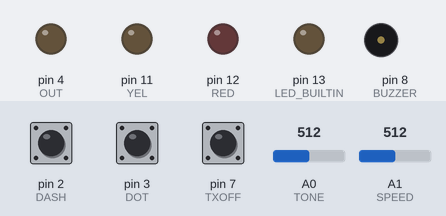
Recording of a sketch running on a simulated Arduino Nano, built with avr-gcc and run on an emulated ATmega328P. Shown: output pins drawn as LEDs (lit = HIGH), buzzer (waves = sounding). Inputs (shaded band) come from the test bench; at power-on: pin 2 (DASH) HIGH, pin 3 (DOT) HIGH, pin 7 (TXOFF) HIGH, A0 (TONE) = 512, A1 (SPEED) = 512. Pins used as bus, display or sensor lines are not drawn.

Above: at 1.2 s.
1.3 s: pin 2 (DASH) pulled LOW for 0.15 s
At 2.1 s:
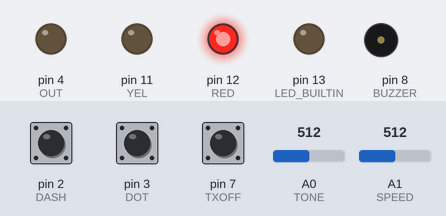
3.7 s: pin 3 (DOT) pulled LOW for 0.15 s
At 5.9 s:
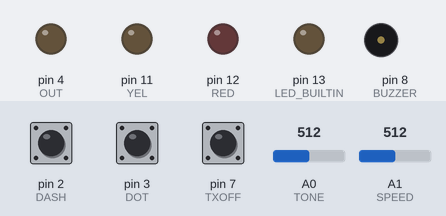
6.7 s: pin 3 (DOT) pulled LOW for 1 s
At 8.3 s:
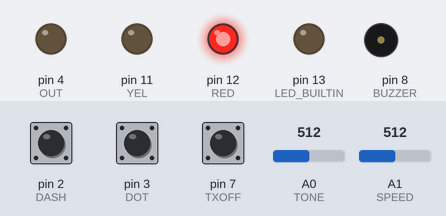
9.7 s: pin 3 (DOT) pulled LOW for 3.2 s
At 14.5 s:
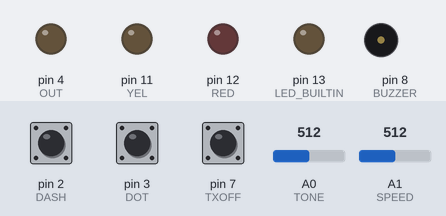
Timing chart, 0 to 15.4 s (numbered marks = the images above; inputs shaded):
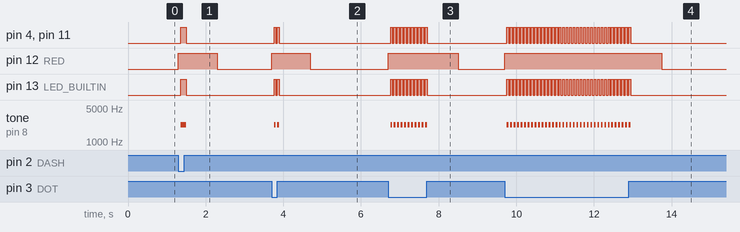

Measured:
- after the input at 1.3 s, pin 4 (OUT), pin 11 (YEL), pin 13 (LED_BUILTIN): LOW → HIGH after 0.06 s, → LOW 0.13 s later; pin 12 (RED): LOW → HIGH at once, → LOW 0.99 s later; tone on pin 8 (BUZZER): silent → 2248 Hz after 0.06 s, → silent 0.13 s later
- after the input at 3.7 s, pin 4 (OUT), pin 11 (YEL): alternates HIGH for 0.04 s and LOW for 0.04 s, 4 changes in all, then stays LOW, starting after 0.06 s
- after the input at 6.7 s, pin 4 (OUT), pin 11 (YEL): alternates HIGH for 0.04 s and LOW for 0.04 s, 22 changes in all, then stays LOW, starting after 0.06 s
- after the input at 9.7 s, pin 4 (OUT), pin 11 (YEL): alternates HIGH for 0.04 s and LOW for 0.04 s, 72 changes in all, then stays LOW, starting after 0.06 s

The sketch:

Keyer_Yambic_009.ino
```cpp
//  Автоматический телеграфный ключ Iambic B, Iambic A
//  Arduino Nano (или любая другая плата)
//  VER 2025.08.25


#define DOT 3              // D3 - вход Точка / Dot / Dit - можно поменять местами
#define DASH 2             // D2 - вход Тире / Dash / Dah - можно поменять местами
#define TXOFF 7            // D7 - вход TX OFF

#define OUT 4              // D4 - выход ключа Key OUT
#define TX 5               // D5 - выход TX
#define YEL 11             // D11 - желтый светодиод Key OUT
#define RED 12             // D12 - красный светодиод TX
#define BUZZER 8           // D8 - выход звукового сигнала самоконтроля

#define TONE A0            // A0 - вход регулятора тона (потенциометр 20К)
#define SPEED A1           // A1 - вход регулятора скорости (потенциометр 20К)


unsigned long t11, t22;

long t0, t1, t2, t3, t4, deltaT;

unsigned long ton, zumTon, spd, ddot, ddash, rat, pause, dt0, dtConst;

boolean out, tx, yaType, txOff;

boolean dot, dash, dotBlock, dashBlock, dotMem, dashMem;


void setup() {

  // initialize digital pin LED_BUILTIN as an output.

  pinMode(LED_BUILTIN, OUTPUT);
  pinMode(BUZZER, OUTPUT);
  pinMode(TONE, INPUT);
  pinMode(SPEED, INPUT);
  pinMode(DOT, INPUT_PULLUP);         // Подтянутый к питанию вход
  pinMode(DASH, INPUT_PULLUP);        // Подтянутый к питанию вход
  pinMode(TXOFF, INPUT_PULLUP);       // Подтянутый к питанию вход
  pinMode(OUT, OUTPUT);
  pinMode(TX, OUTPUT);
  pinMode(RED, OUTPUT);
  pinMode(YEL, OUTPUT);


  t0 = 0;                     // [...t0] - начало цикла формирования знака  OUT=0, TX=0
  t1 = 0;                     // [t0-t1] - начальная задержка  OUT=0, TX=1
  t2 = 0;                     // [t1-t2] - знак точка или тире  OUT=1, TX=1
  t3 = 0;                     // [t2-t3] - пауза в конце знака   OUT=0, TX=1
  t4 = 0;                     // [t2-t4] - продолжение TX после завершения манипуляции  OUT=0, TX=1
                              // [t4...] - ожидание манипуляции  OUT=0, TX=0

  yaType = 1;                 // Iambic A = 0, Iambic B = 1. Я предпочитаю Iambic B !!!
  spd = 0;                    // Рабочая переменная - текущая скорость
  rat = 3;                    // Соотношение тире/точка = 3
  ddot = 1E3 * 50;            // Начальная длительность точки, 50 мс (~30 WPM)
  ddash = rat * ddot;         // Начальная длительность тире
  pause = 1E6 * 0.8;          // Длительность сигнала TX после завершения манипуляции, 0.8 сек
  dtConst = 1E3 * 60;         // Задержка первого знака. Cигнал TX опережает Key OUT на 60 мс. Что бы внешний УМ успел переключиться
  dt0 = dtConst;              // Задержка первого знака. Рабочая переменная
  zumTon = 1000;              // Начальный тон зуммера в Гц


  digitalWrite(OUT, LOW);
  digitalWrite(TX, LOW);

  out, tx = 0;
  dot, dash = 0;
  dotBlock, dashBlock = 0;
  dotMem, dashMem = 0;

  delay(5);                   // Задержка 5 мс, что бы успели зарядиться емкости, шунтирующие входы DIT, DASH

}


void loop() {


  t11 = micros();

//  t11 &= 0x00ffffff;              // Проверка работы при переполнении micros() - 32 бита, 71.58 мин; укорачиваем до 24 бит, 16.77 сек

  deltaT = t11 - t22;

//  deltaT &= 0x00ffffff;           // Проверка работы при переполнении micros()

  t22 = t11;

//  if ( (t11 &= 0x00800000) == 0)  digitalWrite(LED_BUILTIN, LOW); else digitalWrite(LED_BUILTIN, HIGH);    // Тестовый индикатор цикла micros()


//  Считываем сигналы телеграфного манипулятора
  dot = !digitalRead(DOT);
  dash = !digitalRead(DASH);


//  Отрабатываем данные из памяти знака (если есть): точка
  if ( dotMem && !dotBlock && !dashBlock && ( dot |= yaType ) ) {
    dotBlock = 1; dotMem = 0;
    t0 = 0; t1 = t0 + dt0; t2 = t1 + ddot; t3 = t2 + ddot; t4 = t2 + pause;
  }

//  Отрабатываем данные из памяти знака (если есть): тире
  if ( dashMem && !dashBlock && !dotBlock  && ( dash |= yaType ) ) {
    dashBlock = 1; dashMem = 0;
    t0 = 0; t1 = t0 + dt0; t2 = t1 + ddash; t3 = t2 + ddot; t4 = t2 + pause;
  }

//  Обрабатываем нажатие точки
  if ( dot && !dotBlock && !dashBlock ) {
    dotBlock = 1;
    t0 = 0; t1 = t0 + dt0; t2 = t1 + ddot; t3 = t2 + ddot; t4 = t2 + pause; dt0 = 0;
  }

//  Обрабатываем нажатие тире
  if ( dash && !dashBlock && !dotBlock ) {
    dashBlock = 1;
    t0 = 0; t1 = t0 + dt0; t2 = t1 + ddash; t3 = t2 + ddot; t4 = t2 + pause; dt0 = 0;
  }

//  Записываем данные в память противоположного знака
  if ( dot && dashBlock ) dotMem = 1;
  if ( dash && dotBlock ) dashMem = 1;


//  ======== Формируем текущий знак по частям: точка/тире + пауза ========

// Задержка OUT для опережающего сигнала TX
  if ( t0 <= 0 && t1 > 0 ) {
    t1 = t1 - deltaT; t2 = t2 - deltaT; t3 = t3 - deltaT; t4 = t4 - deltaT;
    out = 0; tx = 1;
  }

// Знак точка или тире
  if ( t1 <= 0 && t2 > 0 ) {
    t2 = t2 - deltaT; t3 = t3 - deltaT; t4 = t4 - deltaT;
    out = 1; tx = 1;
  }

// Пауза
  if ( t2 <= 0 && t3 > 0 ) {
    t3 = t3 - deltaT; t4 = t4 - deltaT;
    out = 0; tx = 1;
  }

// Сброс признаков блокировки точки/тире
  if ( t3 <= 0 && t4 > 0 ) {
    t4 = t4 - deltaT;
    dotBlock = 0; dashBlock = 0;
  }

  // Сброс всех сигналов, признаков, установка начальной задержки
  if ( t4 <= 0 ) {
    out = 0; tx = 0; dt0 = dtConst;
    dotMem = 0; dashMem = 0;
  }


//  Выводим сформированные сигналы

  txOff = digitalRead(TXOFF);

  digitalWrite(OUT, out && txOff);
  digitalWrite(YEL, out);
  digitalWrite(LED_BUILTIN, out);

  digitalWrite(TX, tx && txOff);
  digitalWrite(RED, tx && txOff);


//  Регулируем частоту звукового сигнала самоконтроля

  ton = analogRead(TONE);                         // Прямой потенциометр
// ton = 1023 - analogRead(TONE);                 // Инверсный потенциометр
  zumTon = 200 + 4 * ton;


//  Выводим звуковой сигнал самокотроля через цифровой выход BUZZER

  if (out) tone(BUZZER, zumTon); else noTone(BUZZER);


//  Регулируем скорость работы, задаем длительной точки, считаывая напряжение с аналогового входа SPEED

  spd = 1023 - analogRead(SPEED);                 // Прямой потенциометр
// spd = analogRead(SPEED);                       // Инверсный потенциометр

// +44: 36-20 WPS;  +40: 40-22 WPS;  +35: 45-23 WPS;  +32: 50-25 WPS
//  ddot = 1E3 * ( spd / 32 + 40 );

ddot = 1E3 * ( (spd >> 5) + 30 );

  if  (spd >=0 && spd < 512) ddot = 1E3 * ( (spd >> 5) + 30 );
  if  (spd >=512 && spd < 768) ddot = 1E3 * ( (spd >> 3) - 18 );
  if  (spd >=768 && spd < 1024) ddot = 1E3 * ( (spd >> 1) - 306 );

/*
  if (spd >=0   && spd < 256)  ddot = 1E3 * ( 24  + ( spd - 0 ) / 32 );
  if (spd >=256 && spd < 512)  ddot = 1E3 * ( 32  + ( spd - 256 ) / 16 );
  if (spd >=512 && spd < 768)  ddot = 1E3 * ( 48  + ( spd - 512 ) / 4 );
  if (spd >=768 && spd < 1024) ddot = 1E3 * ( 112 + ( spd - 768 ) / 2 );
*/

  ddash = rat * ddot;                             // Вычисляем длительность тире


}
```
